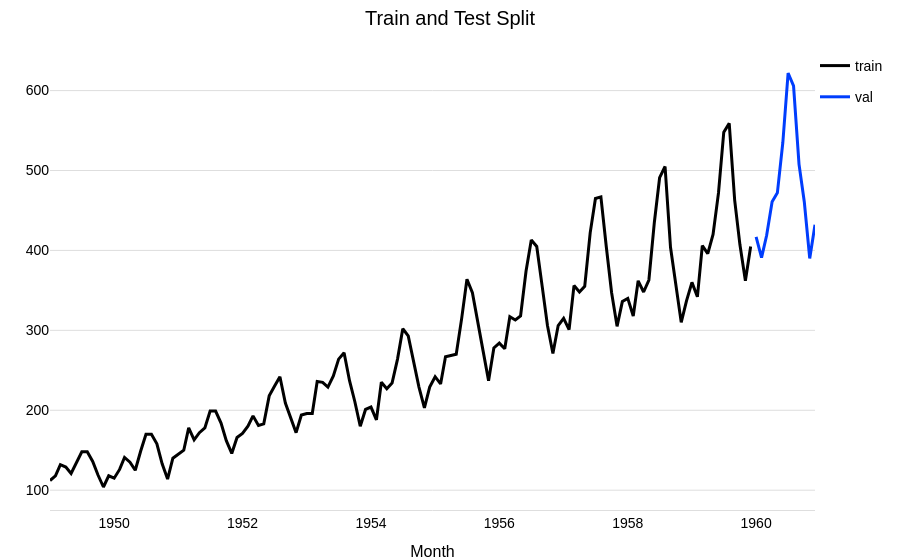

The notebook cell saved with this chart:
### Markdown cell above
## 1. Quick Start: Univariate Forecasting

Let's start with a simple univariate (single column) forecast example using the AirPassengers dataset.

### Code cell
series = AirPassengersDataset().load().astype("float32")

# the models input and output windows
input_chunk_length = 24
output_chunk_length = 12

# extract a training and validation set for illustration
train, val = series[:-output_chunk_length], series[-output_chunk_length:]

fig = train.plotly(label="train")
fig = val.plotly(label="val", fig=fig)
fig.update_layout(title="Train and Test Split")

### Figure 1 — Plotly figure (JSON) as saved in the notebook; plotly's stock layout.template omitted (floating-point values rounded to 4 significant figures; data arrays with more than 128 entries replaced by an {"elided": "..."} marker saying what was removed)
{"data": [{"hovertemplate": "<b>train</b>: %{y:.3g}<extra></extra>", "legendgroup": "train", "line": {"color": "#000000"}, "mode": "lines", "name": "train", "type": "scatter", "x": {"elided": "132 str values"}, "y": {"elided": "132 float values"}}, {"hovertemplate": "<b>val</b>: %{y:.3g}<extra></extra>", "legendgroup": "val", "line": {"color": "#003dfd"}, "mode": "lines", "name": "val", "type": "scatter", "x": ["1960-01-01T00:00:00.000000000", "1960-02-01T00:00:00.000000000", "1960-03-01T00:00:00.000000000", "1960-04-01T00:00:00.000000000", "1960-05-01T00:00:00.000000000", "1960-06-01T00:00:00.000000000", "1960-07-01T00:00:00.000000000", "1960-08-01T00:00:00.000000000", "1960-09-01T00:00:00.000000000", "1960-10-01T00:00:00.000000000", "1960-11-01T00:00:00.000000000", "1960-12-01T00:00:00.000000000"], "y": [417.0, 391.0, 419.0, 461.0, 472.0, 535.0, 622.0, 606.0, 508.0, 461.0, 390.0, 432.0]}], "layout": {"hovermode": "x unified", "title": {"text": "Train and Test Split"}, "xaxis": {"title": {"text": "Month"}}}}
